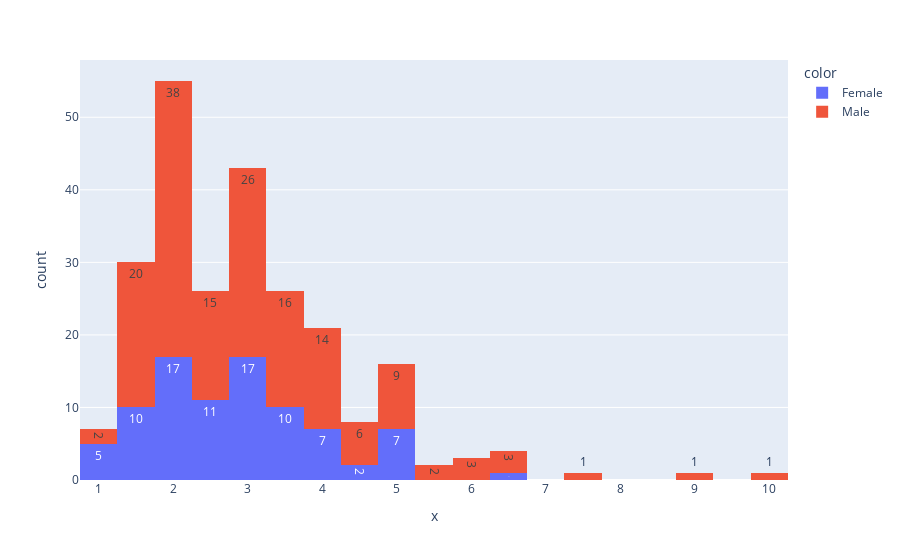

The cell this chart's notebook holds for it:
### Code cell
fig = px.histogram(x = df['tip'], color = df['sex'],text_auto = True)
fig.show()

### Figure 1 — Plotly figure (JSON) as saved in the notebook; plotly's stock layout.template omitted (floating-point values rounded to 4 significant figures; data arrays with more than 128 entries replaced by an {"elided": "..."} marker saying what was removed)
{"data": [{"bingroup": "x", "hovertemplate": "color=Female<br>x=%{x}<br>count=%{y}<extra></extra>", "legendgroup": "Female", "marker": {"color": "#636efa", "pattern": {"shape": ""}}, "name": "Female", "orientation": "v", "showlegend": true, "texttemplate": "%{value}", "type": "histogram", "x": [1.01, 3.61, 5.0, 3.02, 1.67, 3.5, 2.75, 2.23, 3.0, 3.0, 2.45, 3.07, 2.6, 5.2, 1.5, 2.47, 1.0, 3.0, 3.14, 5.0, 2.2, 1.83, 5.17, 1.0, 4.3, 3.25, 2.5, 3.0, 2.5, 3.48, 4.08, 4.0, 1.0, 4.0, 3.5, 1.5, 1.8, 2.92, 1.68, 2.52, 4.2, 2.0, 2.0, 2.83, 1.5, 2.0, 3.25, 1.25, 2.0, 2.0, 2.75, 3.5, 5.0, 2.3, 1.5, 1.36, 1.63, 5.14, 3.75, 2.61, 2.0, 3.0, 1.61, 2.0, 4.0, 3.5, 3.5, 4.19, 5.0, 2.0, 2.01, 2.0, 2.5, 3.23, 2.23, 2.5, 6.5, 1.1, 3.09, 3.48, 3.0, 2.5, 2.0, 2.88, 4.67, 2.0, 3.0], "xaxis": "x", "yaxis": "y"}, {"bingroup": "x", "hovertemplate": "color=Male<br>x=%{x}<br>count=%{y}<extra></extra>", "legendgroup": "Male", "marker": {"color": "#EF553B", "pattern": {"shape": ""}}, "name": "Male", "orientation": "v", "showlegend": true, "texttemplate": "%{value}", "type": "histogram", "x": {"elided": "157 float values"}, "xaxis": "x", "yaxis": "y"}], "layout": {"barmode": "relative", "legend": {"title": {"text": "color"}, "tracegroupgap": 0}, "margin": {"t": 60}, "xaxis": {"anchor": "y", "domain": [0, 1], "title": {"text": "x"}}, "yaxis": {"anchor": "x", "domain": [0, 1], "title": {"text": "count"}}}}
